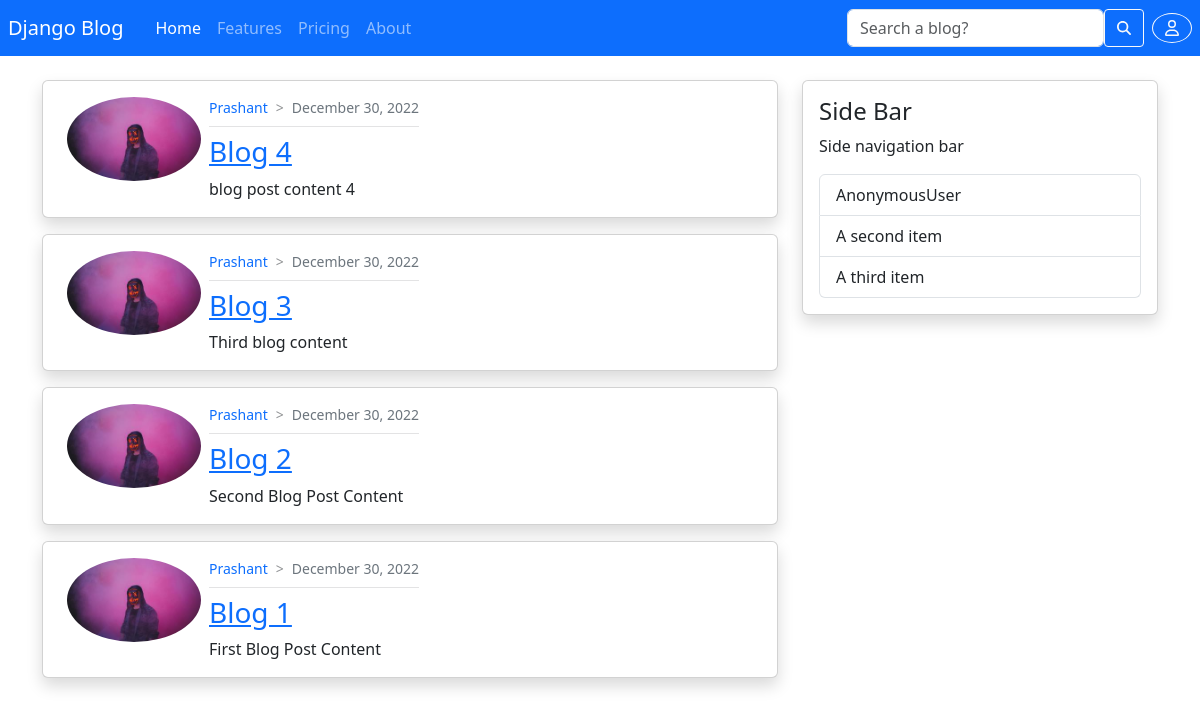
/, run on an earlier commit of the app's database.
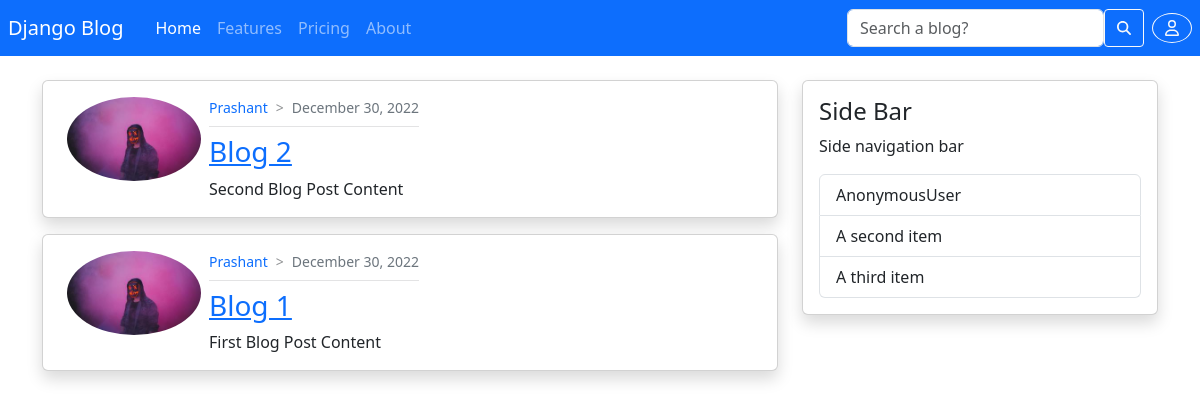
And on a later commit of the database.
### blog/models.py (models this page shows, shortened)
class Post(models.Model):
    title = models.CharField(max_length=100,default='')
    content = models.TextField()
    date_posted = models.DateTimeField(default=timezone.now)
    last_updates = models.DateTimeField(auto_now=True)
    author = models.ForeignKey(User, on_delete=models.CASCADE)

### users/models.py (models this page shows, shortened)
class Profile(models.Model):
    user=models.OneToOneField(User,on_delete=models.CASCADE)
    image=models.ImageField(default='default.png',upload_to='profile_pics')

### blog/views.py (the view)
# urls.py: path('', PostListView.as_view(), name='blog-home'),
class PostListView(ListView):
    model=Post
    template_name='blog/home.html' # <app>/<model>_<viewtype>.html
    context_object_name='posts'
    ordering=['-date_posted']
    paginate_by=5

### blog/templates/blog/home.html
{% extends 'blog/base.html' %}
{% block content %}
    {% for post in posts %}
    <div class="card mb-3 shadow rounded">
        <div class="card-body d-flex">
            <div style="max-width: 150px;" class="px-2">
                <img src="{{post.author.profile.image.url}}" alt="" class="img-fluid rounded-circle">
            </div>
            <div>
                <div class="d-flex small">
                    <div class="text-capitalize text-primary">{{ post.author }}</div>
                    <span class="mx-2" style="opacity: 0.5;">></span>
                    <div class="text-secondary">{{ post.date_posted | date:"F d, Y" }}</div>
                </div>
                <div style="opacity: 0.5;">
                    <hr class="my-2">
                </div>
                <div class="card-title h3"><a href="{% url 'post-detail' post.id %}">{{ post.title }}</a></div>
                <p class="card-text">{{ post.content }}</p>
            </div>
        </div>
      </div>
    {% endfor %}
{% endblock content %}

### blog/templates/blog/base.html (shortened to what this page needs)
{% load static %}
<html lang="en">
<head>
    <link href="{% static 'fontawesomefree/css/all.min.css' %}" rel="stylesheet" type="text/css">
    <link href="https://cdn.jsdelivr.net/npm/bootstrap@5.3.0-alpha1/dist/css/bootstrap.min.css" rel="stylesheet">
    <link rel="stylesheet" href="{% static 'css/main.css' %}">
</head>
<body>
    <header class="mb-4">
        <nav class="navbar navbar-expand-lg navbar-dark bg-primary py-0 py-lg-2">
            <div class="container-fluid blog-nav">
                <a class="navbar-brand px-2" href="{% url 'blog-home' %}">Django Blog</a>
                <div class="collapse navbar-collapse" id="navbarNav">
                    <ul class="navbar-nav">
                      <li class="nav-item">
                          <a class="nav-link active" aria-current="page" href="{% url 'blog-home' %}">Home</a>
                      </li>
                      <li class="nav-item">
                          <a class="nav-link" href="#">Features</a>
                      </li>
                      <li class="nav-item">
                          <a class="nav-link" href="#">Pricing</a>
                      </li>
                      <li class="nav-item">
                          <a class="nav-link" href="{% url 'blog-about' %}">About</a>
                      </li>
                    </ul>
                </div>
                <form class="d-lg-flex m-0 mx-2 d-none" role="search">
                    <input type="text" class="form-control" placeholder="Search a blog?">
                    <button class="btn btn-sm btn-outline-light d-flex align-items-center" type="submit">
                        <i class="fa fa-search mx-1"></i>
                    </button>
                </form>
                <span class="dropdown">
                    <button class="me-2 btn btn-md btn-outline-light" style="border-radius: 50%;" type="button" id="sideNav" data-bs-toggle="dropdown" aria-expanded="false">
                        <i class="fa-regular fa-user"></i>
                    </button>
                </span>
            </div>
        </nav>
    </header>
    <div class="container">
        <div class="row">
            <div class="col-12 col-lg-8 mb-4">
                {% block content %}{% endblock %}
            </div>
            <div class="col-lg-4 d-lg-block">
                <div class="card mb-3 shadow rounded">
                    <div class="card-body">
                        <div class="card-title h4">Side Bar</div>
                        <div class="card-text">
                            <p>Side navigation bar</p>
                            <ul class="list-group">
                                <li class="list-group-item">{{user}}</li>
                                <li class="list-group-item">A second item</li>
                                <li class="list-group-item">A third item</li>
                              </ul>
                        </div>
                    </div>
                  </div>
            </div>
        </div>
    </div>
</body>
</html>

### blog/static/css/main.css (style rules this page uses)
:root { --content-width:1500px; }
.blog-nav { --nav-padding:calc(((100% - var(--content-width)) / 2) + 1rem); padding: 0 var(--nav-padding); }

What changed in the data, as far as the page shows it:
removed Post: author.profile.image (picture), author "Prashant", date_posted "December 30, 2022", title "Blog 4", content "blog post content 4"
removed Post: author.profile.image (picture), author "Prashant", date_posted "December 30, 2022", title "Blog 3", content "Third blog content"
